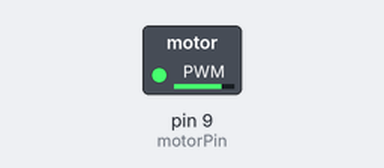
Bench run of a sketch on a simulated Arduino Uno, built with avr-gcc and run on an emulated ATmega328P. On the bench: switched loads named in the sketch (green lamp = pin HIGH).

Above: at 0.05 s.
At 3.5 s:
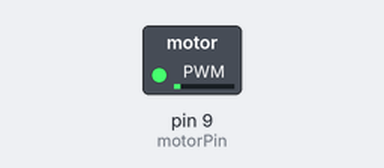
Timing chart, 0 to 8.1 s (numbered marks = the images above):
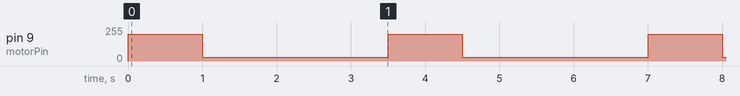

Measured:
- by itself, pin 9 (motorPin): alternates 200/255 for 1.0 s and 27/255 for 2.5 s

The sketch:

motor.ino
```cpp
/*
 * Arduino Experimentation Kit Example Code
 * CIRC-03 .: Spin Motor Spin :. (Transistor and Motor)
 *
 * Modified Oct 11 2011 by Alex Clarke.
 */

// constants
const int motorPin = 9;

// prototypes for user defined functions
void motorOnThenOff();
void motorTwoSpeed();

void setup()
{
  pinMode(motorPin, OUTPUT);
}

void loop()
{
  //motorOnThenOff();
  motorTwoSpeed();
}

/*
 * motorOnThenOff() - turns motor on then off
 * Notice we use digital writes,
 * just like with LEDs.
 */
void motorOnThenOff()
{
  const int onTime = 2500; //the number of milliseconds for the motor to turn on for
  const int offTime = 1000; //the number of milliseconds for the motor to turn off for

  digitalWrite(motorPin, HIGH); // turns the motor On
  delay(onTime); // waits for onTime milliseconds
  digitalWrite(motorPin, LOW); // turns the motor Off
  delay(offTime); // waits for offTime milliseconds
}

/*
 * motorTwoSpeed() - turns motor on then off but uses speed values as well
 * Notice we use analog writes to set motor speeds,
 * just like with LED brightness.
 */
void motorTwoSpeed()
{
  const int onSpeed = 200; // a number between 0 (stopped) and 255 (full speed)
  const int onTime = 1000; //the number of milliseconds for the motor to turn on for

  const int offSpeed = 27; // a number between 0 (stopped) and 255 (full speed)
  const int offTime = 2500; //the number of milliseconds for the motor to turn off for

  analogWrite(motorPin, onSpeed); // turns the motor
  delay(onTime); // waits for onTime milliseconds
  analogWrite(motorPin, offSpeed); // turns the motor Off
  delay(offTime); // waits for offTime milliseconds
}
```
